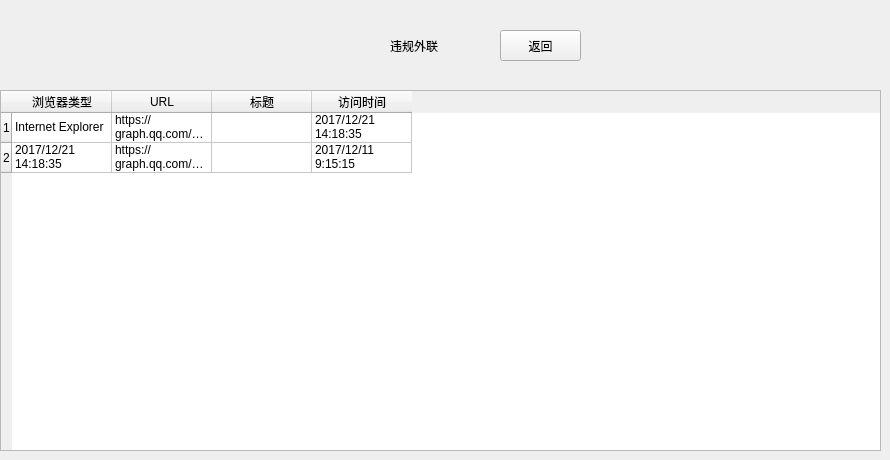
    <widget class="QWidget" name="page_33">
     <widget class="QLabel" name="label_69">
      <property name="geometry">
       <rect>
        <x>390</x>
        <y>30</y>
        <width>101</width>
        <height>31</height>
       </rect>
      </property>
      <property name="styleSheet">
       <string notr="true">color: rgb(0, 0, 0);
font: 16pt &quot;微软雅黑&quot;;</string>
      </property>
      <property name="text">
       <string>违规外联</string>
      </property>
     </widget>
     <widget class="QPushButton" name="wailianButton_2">
      <property name="geometry">
       <rect>
        <x>500</x>
        <y>30</y>
        <width>81</width>
        <height>31</height>
       </rect>
      </property>
      <property name="text">
       <string>返回</string>
      </property>
     </widget>
     <widget class="QTableWidget" name="wailianTableWidget_2">
      <property name="geometry">
       <rect>
        <x>0</x>
        <y>90</y>
        <width>881</width>
        <height>361</height>
       </rect>
      </property>
      <row>
       <property name="text">
        <string>1</string>
       </property>
      </row>
      <row>
       <property name="text">
        <string>2</string>
       </property>
      </row>
      <column>
       <property name="text">
        <string>浏览器类型</string>
       </property>
      </column>
      <column>
       <property name="text">
        <string>URL</string>
       </property>
      </column>
      <column>
       <property name="text">
        <string>标题</string>
       </property>
      </column>
      <column>
       <property name="text">
        <string>访问时间</string>
       </property>
      </column>
      <item row="0" column="0">
       <property name="text">
        <string>Internet Explorer</string>
       </property>
      </item>
      <item row="0" column="1">
       <property name="text">
        <string>https://graph.qq.com/oauth2.0/authorize?viewPage=sgIME&amp;scope=get_user_info%2Cget_app_friends&amp;response_type=code&amp;show_auth_items=0&amp;redirect_uri=https%3A%2F%2Faccount.sogou.com%2Fconnect%2Fcallback%2Fqq%3Fclient_id%3D1044%26ip%3D218.94.29.59%26ru%3Dhttp%25253A%25252F%25252Faccount.sogou.com%25252F%25253Flogintype%25253Dqqsimple%26ts%3D1690581561%26type%3Dtoken%26user_agent%3Dsogou_ime&amp;state=  bfa94797-ada6-43e6-ba70-9f2312ac268b&amp;client_id=100294784</string>
       </property>
      </item>
      <item row="0" column="3">
       <property name="text">
        <string>2017/12/21 14:18:35 </string>
       </property>
      </item>
      <item row="1" column="0">
       <property name="text">
        <string>2017/12/21 14:18:35 </string>
       </property>
      </item>
      <item row="1" column="1">
       <property name="text">
        <string>https://graph.qq.com/oauth2.0/authorize?viewPage=sgIME&amp;scope=get_user_info%2Cget_app_friends&amp;response_type=code&amp;show_auth_items=0&amp;redirect_uri=https%3A%2F%2Faccount.sogou.com%2Fconnect%2Fcallback%2Fqq%3Fclient_id%3D1044%26ip%3D218.94.29.59%26ru%3Dhttp%25253A%25252F%25252Faccount.sogou.com%25252F%25253Flogintype%25253Dqqsimple%26ts%3D2034649675%26type%3Dtoken%26user_agent%3Dsogou_ime&amp;state=c08b3bae-425f-4da2-864f-e57c4690f484&amp;client_id=100294784</string>
       </property>
      </item>
      <item row="1" column="3">
       <property name="text">
        <string>2017/12/11 9:15:15</string>
       </property>
      </item>
     </widget>
    </widget>
